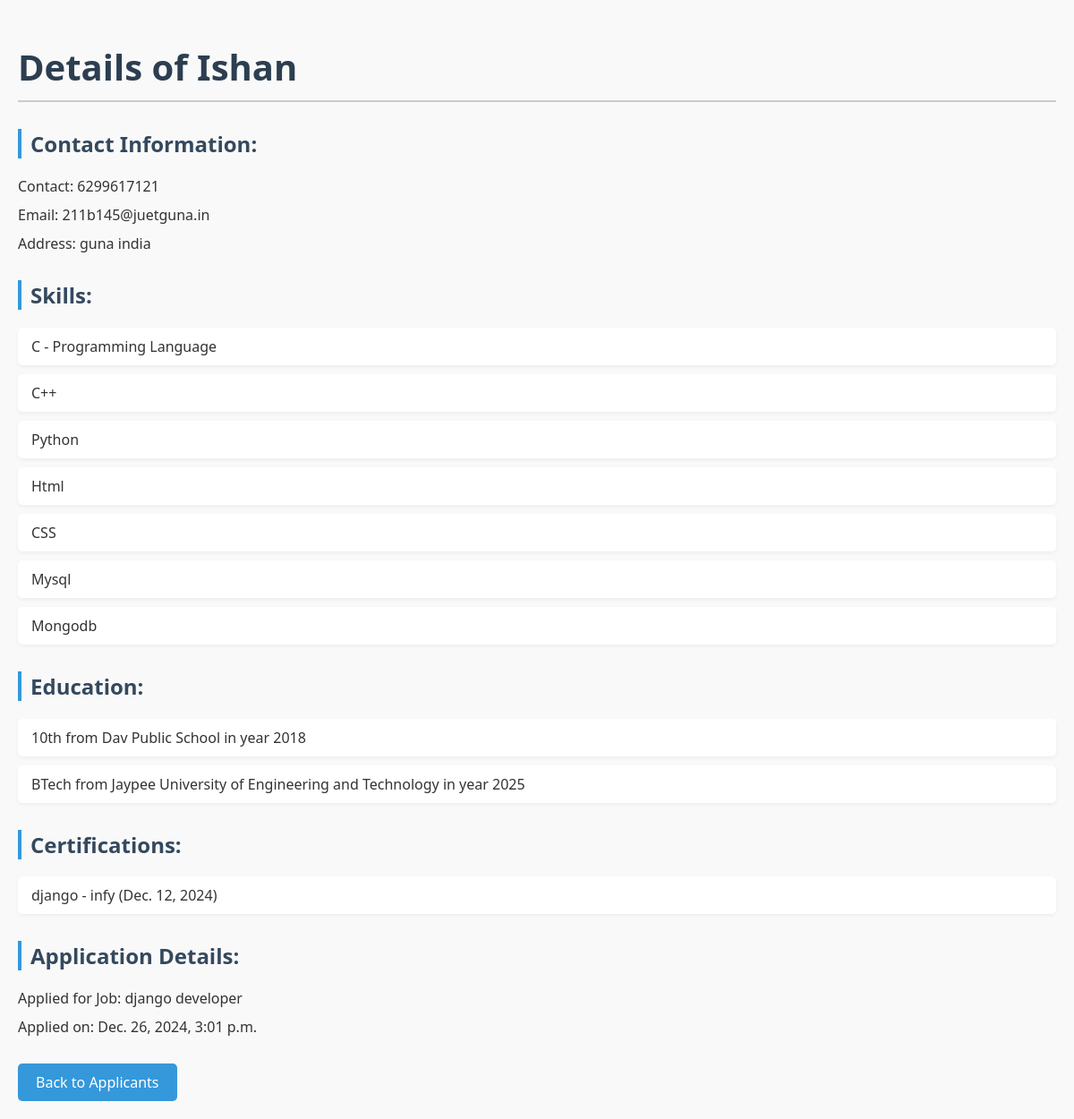
Page /jobapp/application/1/details/ on the committed database.
### jobapp/models.py (models this page shows, shortened)
class Resume(models.Model):
    user=models.OneToOneField(User,on_delete=models.CASCADE)
    name=models.CharField(max_length=20)
    contact=models.CharField(max_length=10)
    email=models.EmailField(max_length=20,blank=True)
    address=models.CharField(max_length=100)
    skills = models.ManyToManyField('Skill', blank=True)

class Skill(models.Model):
    name=models.CharField(max_length=100)

class Education(models.Model):
    user = models.ForeignKey(User, on_delete=models.CASCADE)
    degree_name = models.CharField(max_length=100)
    university_name = models.CharField(max_length=100)
    year_of_passing = models.CharField(max_length=10)
    marks_obtained = models.CharField(max_length=10)

class Certification(models.Model):
    user=models.OneToOneField(User,on_delete=models.CASCADE)
    certification_name=models.CharField(max_length=30)
    issued_by=models.CharField(max_length=50)
    issued_on=models.DateField(null=True)

class Application(models.Model):
    job=models.ForeignKey(Job,on_delete=models.CASCADE)
    candidate=models.ForeignKey(User,on_delete=models.CASCADE)
    name=models.CharField(max_length=100)#name as per govtid/certificate
    aadhar=models.CharField(max_length=12)
    mobile=models.CharField(max_length=12)
    email=models.EmailField(null=True)
    notice_period=models.CharField(max_length=10)
    applied_on=models.DateTimeField(auto_now_add=True)

class Job(models.Model):
    company=models.ForeignKey(User,on_delete=models.CASCADE)
    title=models.CharField(max_length=20)
    description=models.TextField()
    location=models.CharField(max_length=20)
    posted_on=models.DateTimeField()
    closed_on=models.DateTimeField()

### jobapp/views.py (the view)
# urls.py: path('application/<int:application_id>/details/', views.candidate_details, name='candidate_details'),
def candidate_details(request, application_id):
    application = get_object_or_404(Application, id=application_id)
    resume = get_object_or_404(Resume, user=application.candidate)
    edu = Education.objects.filter(user=application.candidate)
    cert = Certification.objects.filter(user=application.candidate)
    return render(request, 'candidate_details.html', {
        'application': application,
        'resume': resume,
        'edu':edu,
        'cert':cert
    })

### jobapp/templates/candidate_details.html (shortened to what this page needs)
{% load static %}
<!DOCTYPE html>
<html lang="en">
<head>
    <link rel="stylesheet" href="{% static 'jobapp/qwerty.css' %}">
</head>
<body>
    <h1>Details of {{ resume.name }}</h1>
    <h2>Contact Information:</h2>
    <p>Contact: {{ resume.contact }}</p>
    <p>Email: {{ resume.email }}</p>
    <p>Address: {{ resume.address }}</p>
    <h2>Skills:</h2>
    <ul>
        {% for skill in resume.skills.all %}
            <li>{{ skill.name }}</li>
        {% empty %}
            <li>No skills listed.</li>
        {% endfor %}
    </ul>
    <h2>Education:</h2>
    <ul>
        {% for edu_item in edu %}
            <li>{{ edu_item.degree_name }} from {{ edu_item.university_name }} in year {{ edu_item.year_of_passing }}</li>
        {% empty %}
            <li>No education details available.</li>
        {% endfor %}
    </ul>
    <h2>Certifications:</h2>
    <ul>
        {% for cert_item in cert %}
            <li>{{ cert_item.certification_name }} - {{ cert_item.issued_by }} ({{ cert_item.issued_on }})</li>
        {% empty %}
            <li>No certifications found.</li>
        {% endfor %}
    </ul>
    <h2>Application Details:</h2>
    <p>Applied for Job: {{ application.job.title }}</p>
    <p>Applied on: {{ application.applied_on }}</p>
    <a href="{% url 'job_applicants' application.job.id %}">Back to Applicants</a>
</body>
</html>

### jobapp/static/jobapp/qwerty.css (style rules this page uses)
body { font-family: 'Segoe UI', Tahoma, Geneva, Verdana, sans-serif; background-color: #f9f9f9; color: #333; margin: 0; padding: 20px; }
h1 { color: #2c3e50; font-size: 2.5rem; border-bottom: 2px solid #ccc; padding-bottom: 10px; }
h2 { margin-top: 30px; color: #34495e; border-left: 4px solid #3498db; padding-left: 10px; }
ul { list-style: none; padding: 0; }
li { background-color: #ffffff; margin-bottom: 10px; padding: 10px 15px; border-radius: 5px; box-shadow: 0 2px 4px rgba(0,0,0,0.05); }
p { margin: 5px 0 10px; font-size: 1rem; }
a { display: inline-block; margin-top: 20px; text-decoration: none; color: #fff; background-color: #3498db; padding: 10px 20px; border-radius: 5px; transition: background 0.3s; }

### rows in the picture
Resume: name "Ishan", contact "6299617121", email "211b145@juetguna.in", address "guna india"
Skill: name "C - Programming Language"
Skill: name "C++"
Skill: name "Python"
Skill: name "Html"
Skill: name "CSS"
Skill: name "Mysql"
Skill: name "Mongodb"
Education: degree_name "10th", university_name "Dav Public School", year_of_passing "2018"
Education: degree_name "BTech", university_name "Jaypee University of Engineering and Technology", year_of_passing "2025"
Certification: certification_name "django", issued_by "infy", issued_on "Dec. 12, 2024"
Application: job "django developer", applied_on "Dec. 26, 2024, 3:01 p.m."
